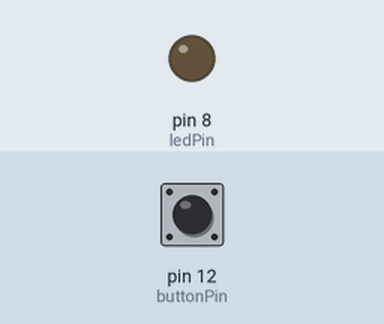
Recording of a sketch running on a simulated Arduino Uno, built with avr-gcc and run on an emulated ATmega328P. On the bench: output pins drawn as LEDs (lit = HIGH). The test bench sets the inputs (shaded band); at power-on: pin 12 (buttonPin) LOW.

Above: at 1.2 s.
1.3 s: pin 12 (buttonPin) pulled HIGH for 0.15 s
At 1.9 s:
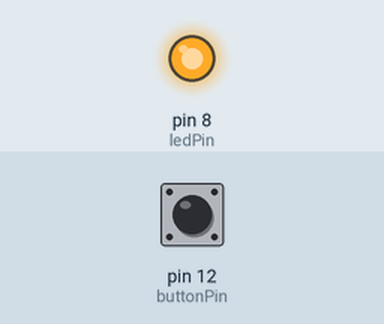
2.9 s: pin 12 (buttonPin) pulled HIGH for 1 s
At 4.3 s:
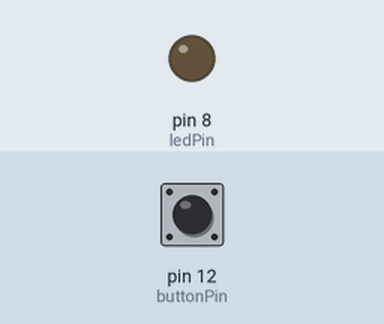
5.4 s: pin 12 (buttonPin) pulled HIGH for 3.2 s
At 6.2 s:
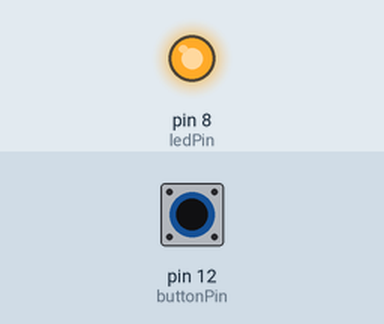
Timing chart, 0 to 8.4 s (numbered marks = the images above; inputs shaded):
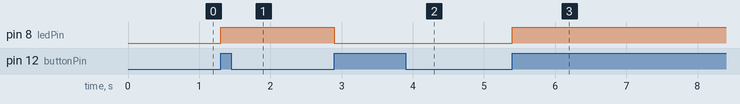

The sketch:

sketch.ino
```cpp
/*
  Tutorial 28: Using a Pushbutton as a Toggle Switch
  Source playlist: https://youtube.com/playlist?list=PLGs0VKk2DiYw-L-RibttcvK-WBZm8WLEP
  Reference: https://toptechboy.com/arduino-tutorial-28-using-a-pushbutton-as-a-toggle-switch/

  TODO: write/paste your code for this lesson here.
*/

// Simple Pushbutton Toggle Example

const int buttonPin = 12;   // Pushbutton connected to pin 12
const int ledPin = 8;       // LED connected to pin 8

int newButtonState;         // Current button state
int lastButtonState = LOW;  // Previous button state
int ledState = LOW;         // LED state

void setup() {
  pinMode(buttonPin, INPUT);
  pinMode(ledPin, OUTPUT);
}

void loop() {
  newButtonState = digitalRead(buttonPin);

  // Check for button press (transition from LOW to HIGH)
  if (newButtonState == HIGH && lastButtonState == LOW) {
    // Toggle LED state
    if (ledState == LOW) {
      digitalWrite(ledPin, HIGH);
      ledState = HIGH;
    } else {
      digitalWrite(ledPin, LOW);
      ledState = LOW;
    }
    delay(200); // Simple delay to avoid bouncing
  }

  // Update last button state
  lastButtonState = newButtonState;
}
```

Measured:
- after the input at 1.3 s, pin 8 (ledPin): LOW → HIGH at once
- after the input at 2.9 s, pin 8 (ledPin): HIGH → LOW at once
- after the input at 5.4 s, pin 8 (ledPin): LOW → HIGH at once
